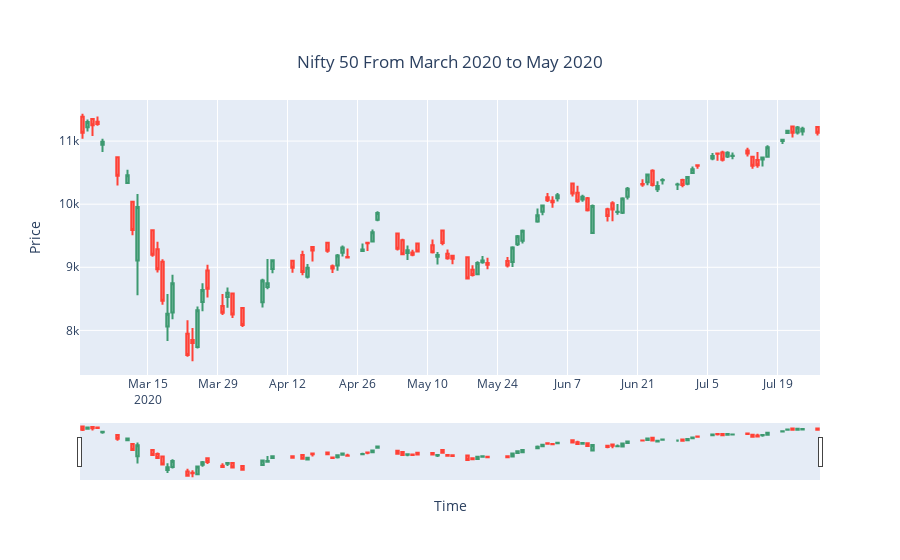

Write notebook code for a chart like this one.
### Markdown cell above
## Candlestick chart<a id='15'></a>

### Code cell
Candlestick_data = nifty_50_df['3-2020':'2020']

fig = go.Figure(data=go.Candlestick(x=Candlestick_data.index,
                            open=Candlestick_data['Open'],
                            high=Candlestick_data['High'],
                            low=Candlestick_data['Low'],
                            close=Candlestick_data['Close']))

fig.update_layout(title_text='Nifty 50 From March 2020 to May 2020',
                  title={
                    'y':0.9,
                    'x':0.5,
                    'xanchor': 'center',
                    'yanchor': 'top'},
                  xaxis_rangeslider_visible=True, 
                  xaxis_title="Time", 
                  yaxis_title="Price")

fig.show()
